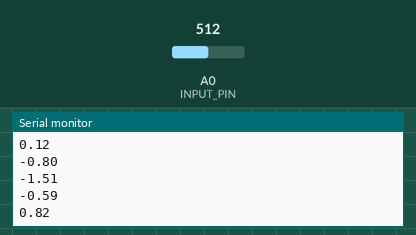
Recording of a sketch running on a simulated Arduino Uno, built with avr-gcc and run on an emulated ATmega328P. Shown: the last lines printed to the serial monitor. The inputs (shaded band) are chosen by the test bench; at power-on: A0 (INPUT_PIN) = 512.

Above: at 1.2 s.
1.3 s: A0 (INPUT_PIN) set to 716
At 1.38 s:
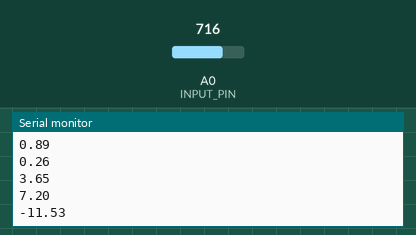
2.8 s: A0 (INPUT_PIN) set to 900
At 2.88 s:
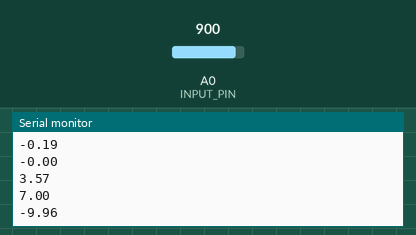
Timing chart, 0 to 5.8 s (numbered marks = the images above; inputs shaded):
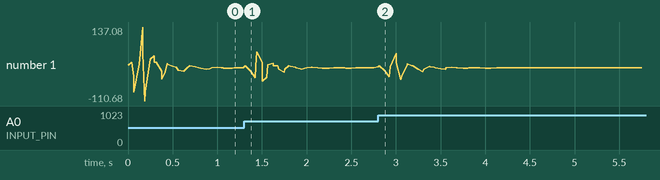

The sketch:

BA_Exp_Pill.ino
```cpp
// EMG Filter - BioAmp EXG Pill
// https://github.com/upsidedownlabs/BioAmp-EXG-Pill

// Upside Down Labs invests time and resources providing this open source code,
// please support Upside Down Labs and open-source hardware by purchasing
// products from Upside Down Labs!

// Copyright (c) 2021 - 2023 Upside Down Labs - contact@upsidedownlabs.tech

// Permission is hereby granted, free of charge, to any person obtaining a copy
// of this software and associated documentation files (the "Software"), to deal
// in the Software without restriction, including without limitation the rights
// to use, copy, modify, merge, publish, distribute, sublicense, and/or sell
// copies of the Software, and to permit persons to whom the Software is
// furnished to do so, subject to the following conditions:

// The above copyright notice and this permission notice shall be included in all
// copies or substantial portions of the Software.

// THE SOFTWARE IS PROVIDED "AS IS", WITHOUT WARRANTY OF ANY KIND, EXPRESS OR
// IMPLIED, INCLUDING BUT NOT LIMITED TO THE WARRANTIES OF MERCHANTABILITY,
// FITNESS FOR A PARTICULAR PURPOSE AND NONINFRINGEMENT. IN NO EVENT SHALL THE
// AUTHORS OR COPYRIGHT HOLDERS BE LIABLE FOR ANY CLAIM, DAMAGES OR OTHER
// LIABILITY, WHETHER IN AN ACTION OF CONTRACT, TORT OR OTHERWISE, ARISING FROM,
// OUT OF OR IN CONNECTION WITH THE SOFTWARE OR THE USE OR OTHER DEALINGS IN THE
// SOFTWARE.

// Samples per second
#define SAMPLE_RATE 500

// Make sure to set the same baud rate on your Serial Monitor/Plotter
#define BAUD_RATE 115200

// Change if not using A0 analog pin
#define INPUT_PIN A0


void setup() {
  // Serial connection begin
  Serial.begin(BAUD_RATE);
}

void loop() {
  // Calculate elapsed time
  static unsigned long past = 0;
  unsigned long present = micros();
  unsigned long interval = present - past;
  past = present;

  // Run timer
  static long timer = 0;
  timer -= interval;

  // Sample
  if(timer < 0){
    timer += 1000000 / SAMPLE_RATE;
    // Get analog input value (Raw EMG)
    float sensor_value = analogRead(INPUT_PIN);
    // Apply filter to raw EMG
    float signal = EMGFilter(sensor_value);
    // Print on serial with new line
    Serial.println(signal);
  }
}

// Band-Pass Butterworth IIR digital filter, generated using filter_gen.py.
// Sampling rate: 500.0 Hz, frequency: [74.5, 149.5] Hz.
// Filter is order 4, implemented as second-order sections (biquads).
// Reference:
// https://docs.scipy.org/doc/scipy/reference/generated/scipy.signal.butter.html
// https://courses.ideate.cmu.edu/16-223/f2020/Arduino/FilterDemos/filter_gen.py
float EMGFilter(float input)
{
  float output = input;
  {
    static float z1, z2; // filter section state
    float x = output - 0.05159732*z1 - 0.36347401*z2;
    output = 0.01856301*x + 0.03712602*z1 + 0.01856301*z2;
    z2 = z1;
    z1 = x;
  }
  {
    static float z1, z2; // filter section state
    float x = output - -0.53945795*z1 - 0.39764934*z2;
    output = 1.00000000*x + -2.00000000*z1 + 1.00000000*z2;
    z2 = z1;
    z1 = x;
  }
  {
    static float z1, z2; // filter section state
    float x = output - 0.47319594*z1 - 0.70744137*z2;
    output = 1.00000000*x + 2.00000000*z1 + 1.00000000*z2;
    z2 = z1;
    z1 = x;
  }
  {
    static float z1, z2; // filter section state
    float x = output - -1.00211112*z1 - 0.74520226*z2;
    output = 1.00000000*x + -2.00000000*z1 + 1.00000000*z2;
    z2 = z1;
    z1 = x;
  }
  return output;
}
```

Measured:
- after the input at 1.3 s, the serial monitor: prints a new line at once (image 1)
